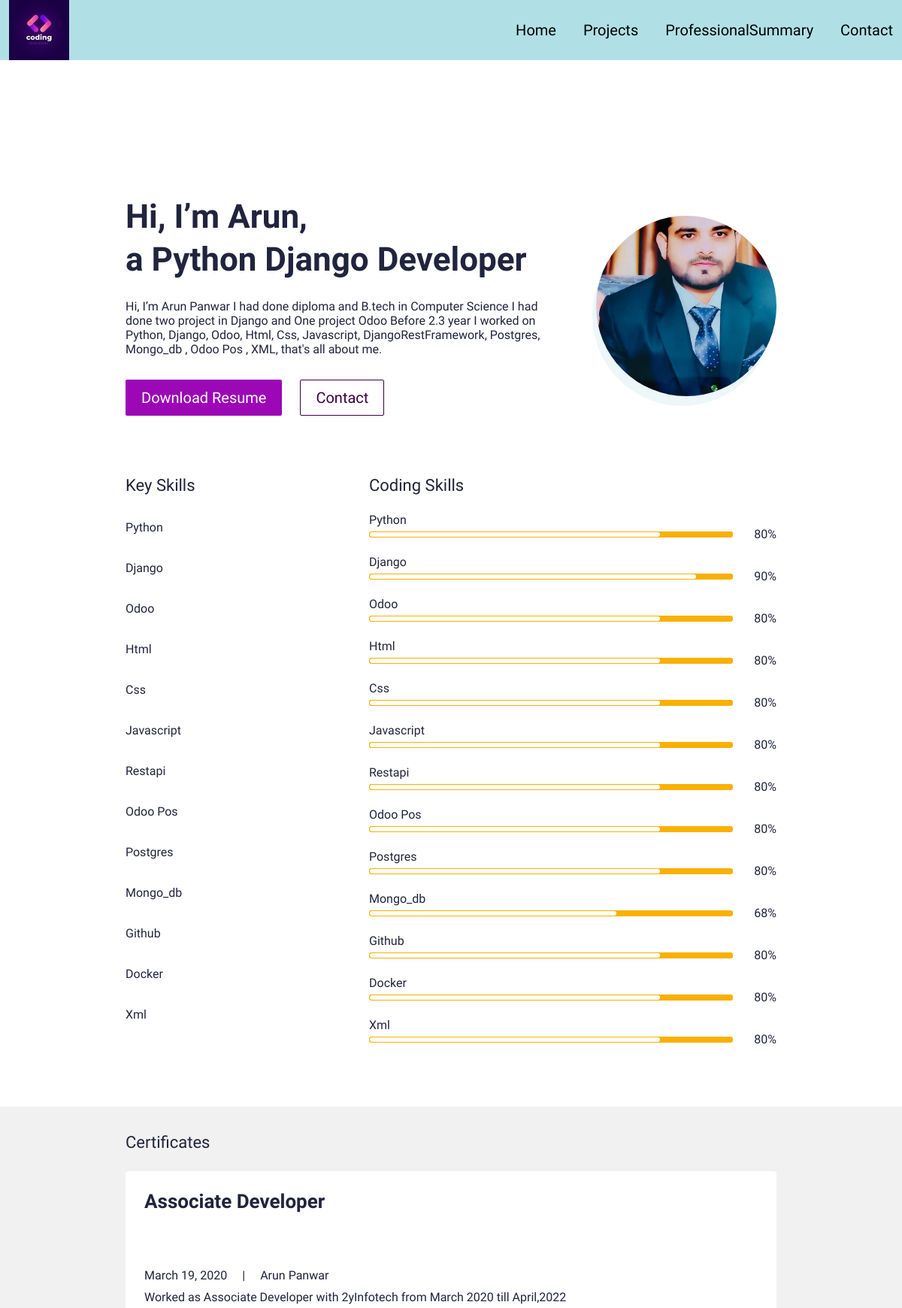
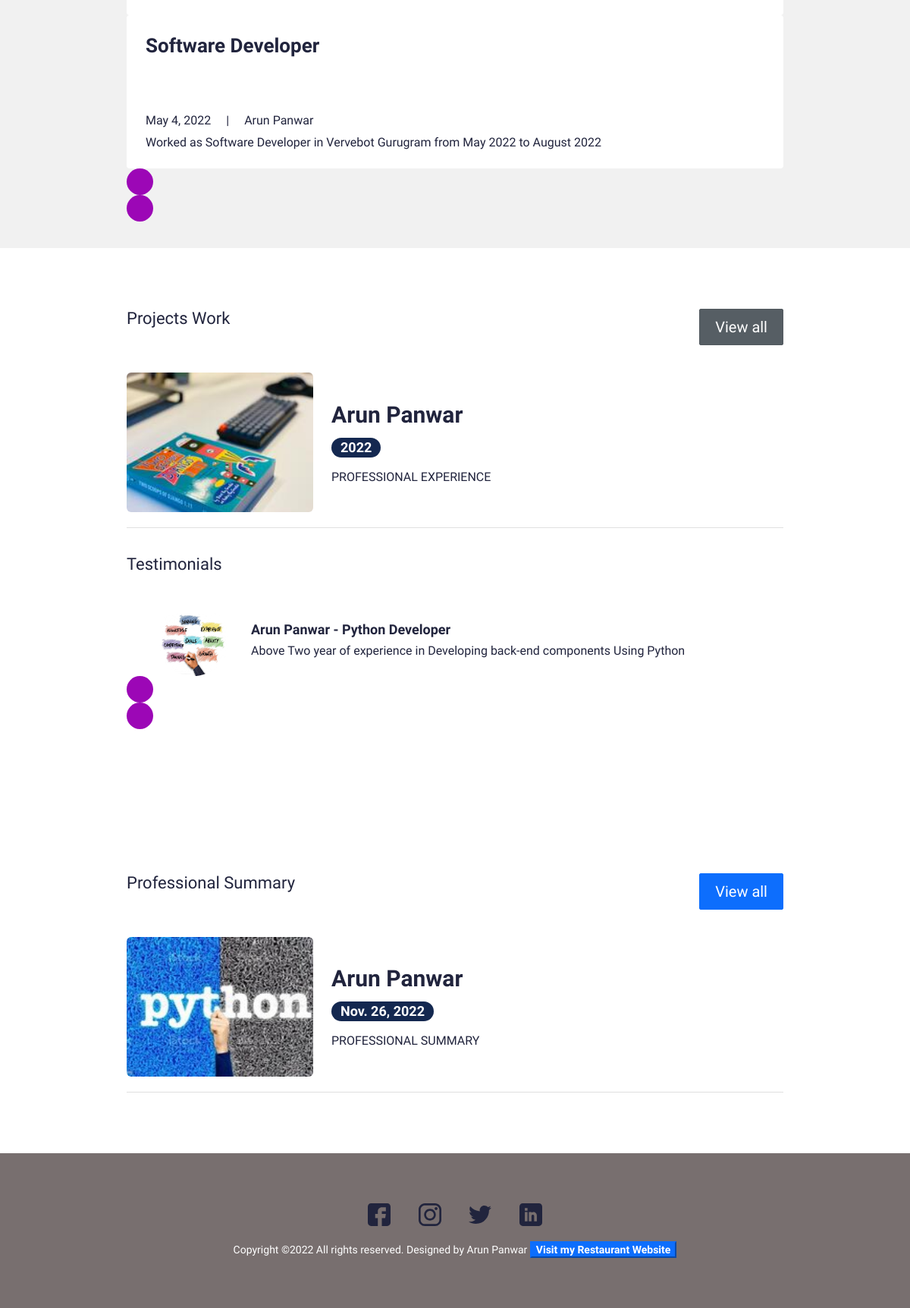
The page / on the database its author committed (2 pictures, top to bottom).
### main/models.py (models this page shows, shortened)
class UserProfile(models.Model):
    class Meta:
        verbose_name_plural = 'User Profiles'
        verbose_name = 'User Profile'
    user = models.OneToOneField(User, on_delete=models.CASCADE)
    avatar = models.ImageField(blank=True, null=True, upload_to="avatar")
    title = models.CharField(max_length=200, blank=True, null=True)
    bio = models.TextField(blank=True, null=True)
    skills = models.ManyToManyField(Skill, blank=True)
    cv = models.FileField(blank=True, null=True, upload_to="cv")

class Skill(models.Model):
    class Meta:
        verbose_name_plural = 'Skills'
        verbose_name = 'Skill'
    name = models.CharField(max_length=20, blank=True, null=True)
    score = models.IntegerField(default=80, blank=True, null=True)
    image = models.FileField(blank=True, null=True, upload_to="skills")
    is_key_skill = models.BooleanField(default=False)

class Certificate(models.Model):
    class Meta:
        verbose_name_plural = 'Certificates'
        verbose_name = 'Certificate'
    date = models.DateTimeField(blank=True, null=True)
    name = models.CharField(max_length=50, blank=True, null=True)
    title = models.CharField(max_length=200, blank=True, null=True)
    description = models.CharField(max_length=500, blank=True, null=True)
    is_active = models.BooleanField(default=True)

class Portfolio(models.Model):
    class Meta:
        verbose_name_plural = 'Portfolio Profiles'
        verbose_name = 'Portfolio'
        ordering = ["name"]
    date = models.DateTimeField(blank=True, null=True)
    name = models.CharField(max_length=200, blank=True, null=True)
    description = models.CharField(max_length=500, blank=True, null=True)
    body = RichTextField(blank=True, null=True)
    image = models.ImageField(blank=True, null=True, upload_to="portfolio")
    slug = models.SlugField(null=True, blank=True)
    is_active = models.BooleanField(default=True)

class Testimonial(models.Model):
    class Meta:
        verbose_name_plural = 'Testimonials'
        verbose_name = 'Testimonial'
        ordering = ["name"]
    thumbnail = models.ImageField(blank=True, null=True, upload_to="testimonials")
    name = models.CharField(max_length=200, blank=True, null=True)
    role = models.CharField(max_length=200, blank=True, null=True)
    quote = models.CharField(max_length=500, blank=True, null=True)
    is_active = models.BooleanField(default=True)

class Blog(models.Model):
    class Meta:
        verbose_name_plural = 'Blog Profiles'
        verbose_name = 'Blog'
        ordering = ["timestamp"]
    timestamp = models.DateTimeField(auto_now_add=True)
    author = models.CharField(max_length=200, blank=True, null=True)
    name = models.CharField(max_length=200, blank=True, null=True)
    description = models.CharField(max_length=500, blank=True, null=True)
    body = RichTextField(blank=True, null=True)
    slug = models.SlugField(null=True, blank=True)
    image = models.ImageField(blank=True, null=True, upload_to="blog")
    is_active = models.BooleanField(default=True)

### main/views.py (the view)
# urls.py: path('', views.IndexView.as_view(), name="home"),
class IndexView(generic.TemplateView):
	template_name = "main/index.html"
	def get_context_data(self, **kwargs):
		context = super().get_context_data(**kwargs)
		testimonials = Testimonial.objects.filter(is_active=True)
		certificates = Certificate.objects.filter(is_active=True)
		blogs = Blog.objects.filter(is_active=True)
		portfolio = Portfolio.objects.filter(is_active=True)
		context["testimonials"] = testimonials
		context["certificates"] = certificates
		context["blogs"] = blogs
		context["portfolio"] = portfolio
		return context

### resume_project/context_processors.py (called while the page is built)
def project_context(request):
	context = {
		'me': User.objects.first(),
	}
	return context

### main/templates/main/index.html (shortened to what this page needs)
{% extends 'main/base.html' %}
{% load static %}
{% block content %}
<section>
  <div class="bannerSection">
    <div class="container">
      <div class="row g-4 g-md-3  align-items-center">
        <div class="col-md-auto order-md-last">
          <div class="bannerUserImg">
            <img src="{{me.userprofile.avatar.url}}" alt="{{me.first_name|title}} {{me.last_name|title}} avatar">
          </div>
        </div>
        <div class="col-md">
          <div class="bannerContent">
            <h1 class="xlTitle pb-3">Hi, I’m {{me.first_name|title}}, <br> a {{me.userprofile.title}} </br></h1>
            <p>{{me.userprofile.bio}}</p>
            <div class="bannerBtnCol">
              <div class="row">
                <div class="col-auto">
                  <a download href="{{me.userprofile.cv.url}}" class="btn btnPrimary">Download Resume</a>
                </div>
                <div class="col-auto">
                  <a href="{% url 'main:contact' %}" class="btn btnOutline">Contact</a>
                </div>
              </div>
            </div>
          </div>
        </div>
      </div>
    </div>
  </div>
</section>
<section>
  <div class="sectionSpace pt-0">
    <div class="container">
      <div class="row">
        <div class="col-md-auto">
          <div class="keySkillCol">
            <h4 class="smTitle pb-3">Key Skills</h4>
            {% for sk in me.userprofile.skills.all %}
            {% if sk.is_key_skill %}
            <div class="keySkillCard">
              <span class="ksText">{{sk.name}}</span>
            </div>
            {% endif %}
            {% endfor %}
          </div>
        </div>
        <div class="col-md">
          <h4 class="smTitle pb-3">Coding Skills</h4>
          <div class="progressCol">
            <div class="progressCard">
              {% for sk in me.userprofile.skills.all %}
              {% if sk.is_key_skill %}
              <div class="progressCol">
                <span class="progressLbl">{{sk.name}}</span>
                <div class="row g-2 align-items-center">
                  <div class="col">
                    <div class="progress progressStyle">
                      <div class="progress-bar" role="progressbar" style="width: {{sk.score}}%" aria-valuenow="{{sk.score}}" aria-valuemin="0" aria-valuemax="100"></div>
                    </div>
                  </div>
                  <div class="col-auto">
                    <span class="pLbl">{{sk.score}}%</span>
                  </div>
                </div>
              </div>
              {% endif %}
              {% endfor %}
            </div>
          </div>
        </div>
      </div>
    </div>
  </div>
</section>
<section>
  <div class="sectionSpaceSm lightBg">
    <div class="container">
      <div class="row pb-3">
        <div class="col">
          <h4 class="smText regular">Certificates</h4>
        </div>
      </div>
      <div class="sliderOuter">
        <div class="swiper certificatesSlider">
          <div class="swiper-wrapper">
            {% for c in certificates %}
            {% if c.is_active %}
            <div class="swiper-slide">
              <div class="cardStyle1">
                <h4 class="mdTitle cs1Title">
                  <a href="javascript:void(0)">{{c.title}}</a>
                </h4>
                <ul class="cardOptionCol">
                  <li>{{c.date.date}}</li>
                  <li>{{c.name|title}}</li>
                </ul>
                <p>{{c.description}}</p>
              </div>
            </div>
            {% endif %}
            {% endfor %}
          </div>
        </div>
        <div class="cert-swiper-button-next swiper-button-next swiperBtnStyle"></div>
        <div class="cert-swiper-button-prev swiper-button-prev swiperBtnStyle"></div>
      </div>
    </div>
  </div>
</section>
<section>
  <div class="sectionSpace">
    <div class="container">
      <div class="portfolioCol">
        <div class="row pb-3">
          <div class="col">
            <h4 class="smText regular">Projects Work</h4>
          </div>
          <div class="col-auto">
            <a href="{% url 'main:portfolios' %}" class="btn btn-secondary active">View all</a>
          </div>
        </div>
        {% for p in portfolio %}
        {% if p.is_active %}
        <div class="portfolioCard">
          <div class="row g-4 align-items-center">
            <div class="col-md-auto">
              <div class="portfolioImgCol">
                <a href="{% url 'main:portfolio' slug=p.slug %}"><img src="{{p.image.url}}" alt="..."></a>
              </div>
            </div>
            <div class="col-md">
              <div class="portfolioContentCol">
                <h4 class="lgTitle"><a href="{% url 'main:portfolio' slug=p.slug %}">{{p.name}}</a></h4>
                <ul class="portfolioOption">
                  <li><span class="dateLbl">{{p.date.year}}</span></li>
                </ul>
                <p>{{p.description}}</p>
              </div>
            </div>
          </div>
        </div>
        {% endif %}
        {% endfor %}
      </div>
      <div class="testimonialCol">
        <h4 class="smText regular d-block">Testimonials</h4>
        <div class="testimonialSlider">
          <div class="swiper testimonialSwiper">
            <div class="swiper-wrapper">
              {% for t in testimonials %}
              {% if t.is_active %}
              <div class="swiper-slide">
                <div class="testimonialCard">
                  <div class="row align-items-center">
                    <div class="col-sm-auto">
                      <div class="tImgCol">
                        <img src="{{t.thumbnail.url}}" alt="...">
                      </div>
                    </div>
                    <div class="col-sm">
                      <div class="tContentCol">
                        <h4 class="xsTitle bold">{{t.name}} - {{t.role}}</h4>
                        <p>{{t.quote}}</p>
                      </div>
                    </div>
                  </div>
                </div>
              </div>
              {% endif %}
              {% endfor %}
            </div>
            <div class="test-swiper-button-next swiper-button-next swiperBtnStyle"></div>
            <div class="test-swiper-button-prev swiper-button-prev swiperBtnStyle"></div>
          </div>
        </div>
      </div>
    </div>
  </div>
</section>
<section>
  <div class="sectionSpace">
    <div class="container">
      <div class="portfolioCol">
        <div class="row pb-3">
          <div class="col">
            <h4 class="smText regular">Professional Summary</h4>
          </div>
          <div class="col-auto">
            <a href="{% url 'main:blogs' %}" class=" my-button btn btn-primary">View all</a>
          </div>
        </div>
        {% for b in blogs %}
        {% if b.is_active %}
        <div class="portfolioCard">
          <div class="row g-4 align-items-center">
            <div class="col-md-auto">
              <div class="portfolioImgCol">
                <a href="{% url 'main:blog' slug=b.slug %}"><img src="{{b.image.url}}" alt="..."></a>
              </div>
            </div>
            <div class="col-md">
              <div class="portfolioContentCol">
                <h4 class="lgTitle"><a href="{% url 'main:blog' slug=b.slug %}">{{b.name}}</a></h4>
                <ul class="portfolioOption">
                  <li><span class="dateLbl">{{b.timestamp.date}}</span></li>
                </ul>
                <p>{{b.description}}</p>
              </div>
            </div>
          </div>
        </div>
        {% endif %}
        {% endfor %}
      </div>
    </section>
{% endblock %}

### main/templates/main/base.html (shortened to what this page needs)
{% load static %}
<!doctype html>
<html lang="en">
  <head>
    <link href="{% static 'css/bootstrap.min.css' %}" rel="stylesheet">
    <link rel="stylesheet" href="https://unpkg.com/swiper@7.0.5/swiper-bundle.min.css">
    <link href="{% static 'css/style.css' %}" rel="stylesheet">
  </head>
  <body>
    {% include 'main/partials/nav.html' %}
    {% block content %}
    {% endblock %}
    {% include 'main/partials/footer.html' %}
  </body>
</html>

### main/templates/main/partials/nav.html (shortened to what this page needs)
{% load static %}
<header style="background-color:powderblue;>
    <div class="headerCol">
    <div class="container-fluid">
        <div class="row align-items-center">
        <div class="col-auto">
            <div class="logoCol"><a href="{% url 'main:home' %}"><img src="{% static 'images/logo.jpg' %}" alt="..."></a></div>
        </div>
        <div class="col">
            <div class="navCollapseCol">
            <div class="navCol">
                <ul>
                <li><a href="{%url 'main:home'%}">Home</a></li>
                <li><a href="{%url 'main:portfolios' %}">Projects</a></li>
                <li><a href="{% url 'main:blogs' %}">ProfessionalSummary</a></li>
                <li><a href="{%url 'main:contact'%}">Contact</a></li>
                </ul>
            </div>
            </div>
        </div>
        </div>
    </div>
</header>

### main/templates/main/partials/footer.html
{% load static %}
<link href="{% static 'css/style.css' %}" rel="stylesheet">
<footer class='footer'>
    <div class="footerCol ">
    <div class="container ">
        <ul class="socialCol">
        <li><a href="javascript:void(0)"><img src="{% static 'images/fb.svg' %}" alt="..."></a></li>
        <li><a href="javascript:void(0)"><img src="{% static 'images/insta.svg' %}" alt="..."></a></li>
        <li><a href="javascript:void(0)"><img src="{% static 'images/twitter.svg' %}" alt="..."></a></li>
        <li><a href="javascript:void(0)"><img src="{% static 'images/linkedin.svg' %}" alt="..."></a></li>
        </ul>
        <div class="copyrightCol">
        <p >Copyright ©{% now 'Y' %} All rights reserved. Designed by Arun Panwar <a href="https://arunpanwars.netlify.app" target="_blank" > <button onclick="functionToExecute()" class= 'btn-primary'><b>Visit my Restaurant Website</button> </a></p>
        </div>
    </div>
    </div>
</footer>

### rows shown on the page
Skill: name "Python", score "80"
Skill: name "Django", score "90"
Skill: name "Odoo", score "80"
Skill: name "Html", score "80"
Skill: name "Css", score "80"
Skill: name "Javascript", score "80"
Skill: name "Restapi", score "80"
Skill: name "Odoo Pos", score "80"
Skill: name "Postgres", score "80"
Skill: name "Mongo_db", score "68"
Skill: name "Github", score "80"
Skill: name "Docker", score "80"
Skill: name "Xml", score "80"
Certificate: title "Associate Developer", date "March 19, 2020", name "Arun Panwar", description "Worked as Associate Developer with 2yInfotech from March 2020 till April,2022"
Certificate: title "Software Developer", date "May 4, 2022", name "Arun Panwar", description "Worked as Software Developer in Vervebot Gurugram from May 2022 to August 2022"
Portfolio: image (picture), name "Arun Panwar", date.year "2022", description "PROFESSIONAL EXPERIENCE"
Testimonial: thumbnail (picture), name "Arun Panwar", role "Python Developer", quote "Above Two year of experience in Developing back-end components Using Python"
Blog: image (picture), name "Arun Panwar", timestamp "Nov. 26, 2022", description "PROFESSIONAL SUMMARY"

### other values the page prints
{{ me.first_name|title }} "Arun"
{{ me.userprofile.title }} "Python Django Developer"
